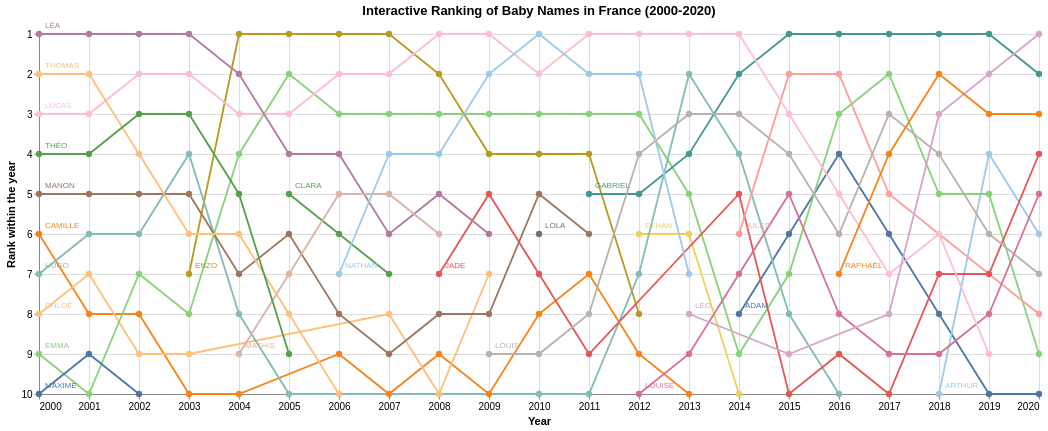

This figure's notebook cell:
### Code cell
max_rank = alt.param(name='max_rank', value=10, bind=alt.binding_range(min=5, max=50, step=1, name='Top ranks shown '))
year_start = alt.param(name='year_start', value=2000, bind=alt.binding_range(min=2000, max=2020, step=1, name='From year '))
year_end = alt.param(name='year_end', value=2020, bind=alt.binding_range(min=2000, max=2020, step=1, name='To year '))
name_hover = alt.selection_point(fields=['preusuel'], on='mouseover', nearest=True, empty='none')

base = alt.Chart(rank_data).transform_filter(
    (alt.datum.rank <= max_rank)
    & (alt.datum.annais >= year_start)
    & (alt.datum.annais <= year_end)
)

lines = base.mark_line(strokeWidth=1.8).encode(
    x=alt.X('annais:Q', title='Year', scale=alt.Scale(zero=False, nice=False), axis=alt.Axis(format='d', labelAngle=0)),
    y=alt.Y('rank:Q', title='Rank within the year', scale=alt.Scale(domainMin=1, domainMax=max_rank, zero=False, reverse=True, nice=False), axis=alt.Axis(tickMinStep=1)),
    color=alt.Color('preusuel:N', legend=None, scale=alt.Scale(scheme='tableau20')),
    detail='line_group:N',
    order=alt.Order('annais:Q'),
    opacity=alt.condition(name_hover, alt.value(1), alt.value(0.45)),
    tooltip=[
        alt.Tooltip('annais:Q', title='Year'),
        alt.Tooltip('preusuel:N', title='Name'),
        alt.Tooltip('rank:Q', title='Rank'),
        alt.Tooltip('nombre:Q', title='Births')
    ]
)

points = base.mark_circle(size=40).encode(
    x=alt.X('annais:Q', scale=alt.Scale(zero=False, nice=False)),
    y=alt.Y('rank:Q', scale=alt.Scale(domainMin=1, domainMax=max_rank, zero=False, reverse=True, nice=False)),
    color=alt.Color('preusuel:N', legend=None, scale=alt.Scale(scheme='tableau20')),
    opacity=alt.condition(name_hover, alt.value(1), alt.value(0.7)),
    tooltip=[
        alt.Tooltip('annais:Q', title='Year'),
        alt.Tooltip('preusuel:N', title='Name'),
        alt.Tooltip('rank:Q', title='Rank'),
        alt.Tooltip('nombre:Q', title='Births')
    ]
)

labels = base.transform_window(
    first_visible_point='row_number()',
    sort=[alt.SortField('annais', order='ascending')],
    groupby=['preusuel']
).transform_filter(
    alt.datum.first_visible_point == 1
).mark_text(fontSize=8, dy=-8, dx=6, align='left').encode(
    x=alt.X('annais:Q', scale=alt.Scale(zero=False, nice=False)),
    y=alt.Y('rank:Q', scale=alt.Scale(domainMin=1, domainMax=max_rank, zero=False, reverse=True, nice=False)),
    color=alt.Color('preusuel:N', legend=None, scale=alt.Scale(scheme='tableau20')),
    text='preusuel:N',
    opacity=alt.condition(name_hover, alt.value(1), alt.value(0.5))
)

(lines + points + labels).add_params(
    max_rank,
    year_start,
    year_end,
    name_hover
).properties(
    width=1000,
    height=360,
    title='Interactive Ranking of Baby Names in France (2000-2020)'
)

### Figure 1 — Vega-Lite specification as saved in the notebook (floating-point values rounded to 4 significant figures; data arrays with more than 128 entries replaced by an {"elided": "..."} marker saying what was removed)
{"config": {"view": {"continuousWidth": 300, "continuousHeight": 300}}, "layer": [{"mark": {"type": "line", "strokeWidth": 1.8}, "encoding": {"color": {"field": "preusuel", "legend": null, "scale": {"scheme": "tableau20"}, "type": "nominal"}, "detail": {"field": "line_group", "type": "nominal"}, "opacity": {"condition": {"param": "param_d14ed0453a94a09c", "value": 1}, "value": 0.45}, "order": {"field": "annais", "type": "quantitative"}, "tooltip": [{"field": "annais", "title": "Year", "type": "quantitative"}, {"field": "preusuel", "title": "Name", "type": "nominal"}, {"field": "rank", "title": "Rank", "type": "quantitative"}, {"field": "nombre", "title": "Births", "type": "quantitative"}], "x": {"axis": {"format": "d", "labelAngle": 0}, "field": "annais", "scale": {"nice": false, "zero": false}, "title": "Year", "type": "quantitative"}, "y": {"axis": {"tickMinStep": 1}, "field": "rank", "scale": {"domainMax": {"expr": "max_rank"}, "domainMin": 1, "nice": false, "reverse": true, "zero": false}, "title": "Rank within the year", "type": "quantitative"}}, "name": "view_3d9cef9f5a0c38eb_0", "transform": [{"filter": "(((datum.rank <= max_rank) && (datum.annais >= year_start)) && (datum.annais <= year_end))"}]}, {"mark": {"type": "circle", "size": 40}, "encoding": {"color": {"field": "preusuel", "legend": null, "scale": {"scheme": "tableau20"}, "type": "nominal"}, "opacity": {"condition": {"param": "param_d14ed0453a94a09c", "value": 1}, "value": 0.7}, "tooltip": [{"field": "annais", "title": "Year", "type": "quantitative"}, {"field": "preusuel", "title": "Name", "type": "nominal"}, {"field": "rank", "title": "Rank", "type": "quantitative"}, {"field": "nombre", "title": "Births", "type": "quantitative"}], "x": {"field": "annais", "scale": {"nice": false, "zero": false}, "type": "quantitative"}, "y": {"field": "rank", "scale": {"domainMax": {"expr": "max_rank"}, "domainMin": 1, "nice": false, "reverse": true, "zero": false}, "type": "quantitative"}}, "transform": [{"filter": "(((datum.rank <= max_rank) && (datum.annais >= year_start)) && (datum.annais <= year_end))"}]}, {"mark": {"type": "text", "align": "left", "dx": 6, "dy": -8, "fontSize": 8}, "encoding": {"color": {"field": "preusuel", "legend": null, "scale": {"scheme": "tableau20"}, "type": "nominal"}, "opacity": {"condition": {"param": "param_d14ed0453a94a09c", "value": 1}, "value": 0.5}, "text": {"field": "preusuel", "type": "nominal"}, "x": {"field": "annais", "scale": {"nice": false, "zero": false}, "type": "quantitative"}, "y": {"field": "rank", "scale": {"domainMax": {"expr": "max_rank"}, "domainMin": 1, "nice": false, "reverse": true, "zero": false}, "type": "quantitative"}}, "transform": [{"filter": "(((datum.rank <= max_rank) && (datum.annais >= year_start)) && (datum.annais <= year_end))"}, {"window": [{"op": "row_number", "field": "", "as": "first_visible_point"}], "groupby": ["preusuel"], "sort": [{"field": "annais", "order": "ascending"}]}, {"filter": "(datum.first_visible_point === 1)"}]}], "data": {"name": "data-40eb1194b0fee22bd61d93352a4749c2"}, "height": 360, "params": [{"name": "max_rank", "bind": {"input": "range", "max": 50, "min": 5, "name": "Top ranks shown ", "step": 1}, "value": 10}, {"name": "year_start", "bind": {"input": "range", "max": 2020, "min": 2000, "name": "From year ", "step": 1}, "value": 2000}, {"name": "year_end", "bind": {"input": "range", "max": 2020, "min": 2000, "name": "To year ", "step": 1}, "value": 2020}, {"name": "param_d14ed0453a94a09c", "select": {"type": "point", "fields": ["preusuel"], "nearest": true, "on": "mouseover"}, "views": ["view_3d9cef9f5a0c38eb_0"]}], "title": "Interactive Ranking of Baby Names in France (2000-2020)", "width": 1000, "$schema": "https://vega.github.io/schema/vega-lite/v6.4.1.json", "datasets": {"data-40eb1194b0fee22bd61d93352a4749c2": {"elided": "1050 records"}}}
